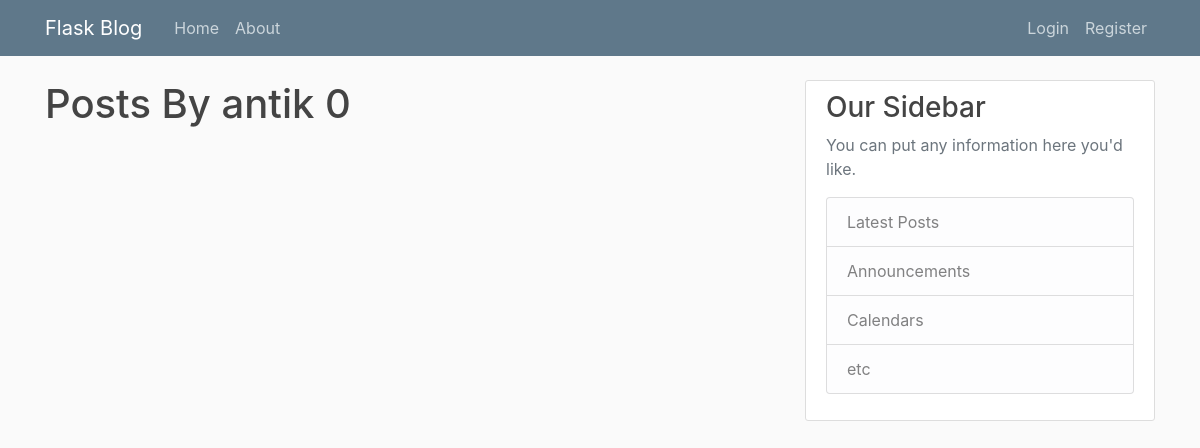
Page /user/antik on the earlier database version.
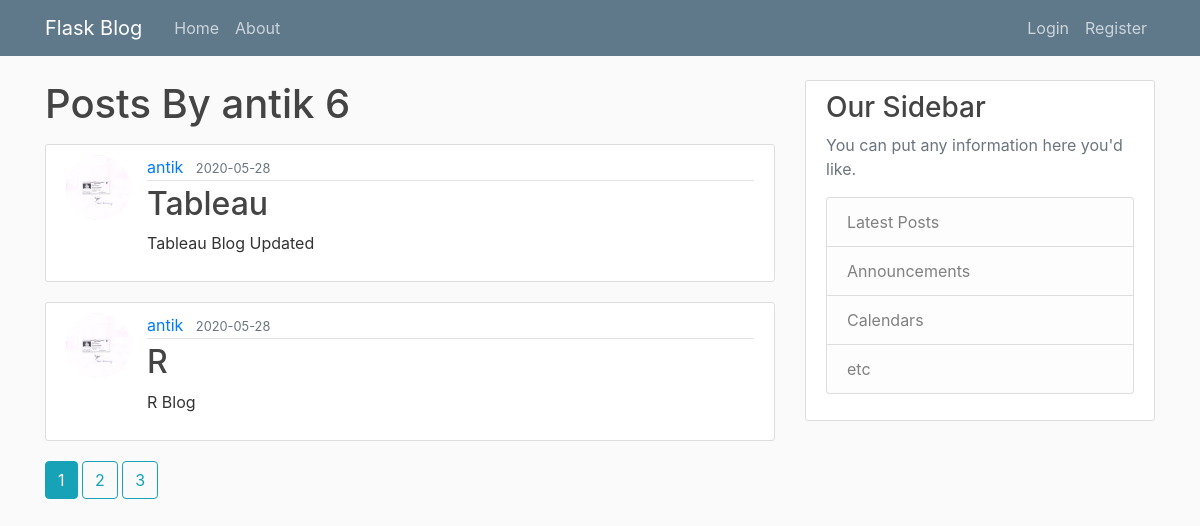
Same page on the later database version.
### flask_blog/models.py (models this page shows, shortened)
class User(db.Model,UserMixin):
    id=db.Column(db.Integer, primary_key=True)
    username=db.Column(db.String(20),unique=True,nullable=False)
    email=db.Column(db.String(120),unique=True,nullable=False)
    image_file=db.Column(db.String(20),nullable=False, default='default.jpeg')
    password=db.Column(db.String(60),nullable=False)
    posts=db.relationship('Post',backref='author',lazy=True)

class Post(db.Model):
    id=db.Column(db.Integer,primary_key=True)
    title=db.Column(db.String(100), nullable=False)
    date_posted=db.Column(db.DateTime, nullable=False,default=datetime.utcnow)
    content=db.Column(db.Text, nullable=False)
    user_id=db.Column(db.Integer, db.ForeignKey('user.id'),nullable=False)

### flask_blog/users/routes.py (the view)
@users.route("/user/<string:username>",methods=['GET'])
def user_posts(username):
    page=request.args.get('page',1,type=int)
    user=User.query.filter_by(username=username).first_or_404()
    wall_post=Post.query.filter_by(author=user).order_by(Post.date_posted.desc()).paginate(per_page=2,page=page)
    return render_template('user_posts.html',posts=wall_post,user=user)

### flask_blog/templates/user_posts.html
{% extends "layout.html" %}
{% block content %}
<h1 class="mb-3">Posts By {{ user.username }} {{ posts.total }}</h1>
{% for post in posts.items %}
  <article class="media content-section">
    <img class="rounded-circle article-img" src="{{ url_for('static',  filename='profile_pics/'+ post.author.image_file) }}" alt="">
    <div class="media-body">
      <div class="article-metadata">
        <a class="mr-2" href="{{ url_for('users.user_posts', username=post.author.username) }}">{{ post.author.username }}</a>
        <small class="text-muted">{{ post.date_posted.strftime('%Y-%m-%d') }}</small>
      </div>
      <h2><a class="article-title" href="{{ url_for('posts.post', post_id=post.id) }}">{{ post.title }}</a></h2>
      <p class="article-content">{{ post.content }}</p>
    </div>
  </article>
{% endfor %}
{%  for page_num in posts.iter_pages(left_edge=1,right_edge=1,left_current=1, right_current=2) %}
  {% if page_num %}
    {% if page_num==posts.page %}
      <a class="btn btn-info mb-4" href="{{ url_for('users.user_posts', username=user.username ,page=page_num) }}">{{ page_num }}</a>
    {% else %}
      <a class="btn btn-outline-info mb-4" href="{{ url_for('users.user_posts', username=user.username ,page=page_num) }}">{{ page_num }}</a>
    {% endif %}
  {% else %}
  ...
  {% endif %}
{% endfor %}
{% endblock content %}

### flask_blog/templates/layout.html (shortened to what this page needs)
<!DOCTYPE html>
<html>
<head>
    <link rel="stylesheet" href="https://maxcdn.bootstrapcdn.com/bootstrap/4.0.0/css/bootstrap.min.css">
    <link rel="stylesheet" type="text/css" href="{{ url_for('static', filename='main.css') }}">
</head>
<body>
    <header class="site-header">
      <nav class="navbar navbar-expand-md navbar-dark bg-steel fixed-top">
        <div class="container">
          <a class="navbar-brand mr-4" href="/">Flask Blog</a>
          <div class="collapse navbar-collapse" id="navbarToggle">
            <div class="navbar-nav mr-auto">
              <a class="nav-item nav-link" href="{{ url_for('main.home') }}">Home</a>
              <a class="nav-item nav-link" href="{{ url_for('main.about') }}">About</a>
            </div>
            <div class="navbar-nav">
              {% if current_user.is_authenticated %}
                <a class="nav-item nav-link" href="{{ url_for('posts.new_post') }}">New Post</a>
                <a class="nav-item nav-link" href="{{ url_for('users.account') }}">Account</a>
                <a class="nav-item nav-link" href="{{ url_for('users.logout') }}">Logout</a>
              {% else %}
                <a class="nav-item nav-link" href="{{ url_for('users.login') }}">Login</a>
                <a class="nav-item nav-link" href="{{ url_for('users.register') }}">Register</a>
              {% endif %}
            </div>
          </div>
        </div>
      </nav>
    </header>
    <main role="main" class="container">
      <div class="row">
        <div class="col-md-8">
          {% block content %}{% endblock %}
        </div>
        <div class="col-md-4">
          <div class="content-section">
            <h3>Our Sidebar</h3>
            <p class='text-muted'>You can put any information here you'd like.
              <ul class="list-group">
                <li class="list-group-item list-group-item-light">Latest Posts</li>
                <li class="list-group-item list-group-item-light">Announcements</li>
                <li class="list-group-item list-group-item-light">Calendars</li>
                <li class="list-group-item list-group-item-light">etc</li>
              </ul>
            </p>
          </div>
        </div>
      </div>
    </main>
</body>
</html>

### flask_blog/static/main.css (style rules this page uses)
body { background: #fafafa; color: #333333; margin-top: 5rem; }
h1, h2, h3, h4, h5, h6 { color: #444444; }
.bg-steel { background-color: #5f788a; }
.site-header .navbar-nav .nav-link { color: #cbd5db; }
.content-section { background: #ffffff; padding: 10px 20px; border: 1px solid #dddddd; border-radius: 3px; margin-bottom: 20px; }
.article-title { color: #444444; }
.article-content { white-space: pre-line; }
.article-img { height: 65px; width: 65px; margin-right: 16px; }
.article-metadata { padding-bottom: 1px; margin-bottom: 4px; border-bottom: 1px solid #e3e3e3 }

Differences in the rows shown:
added Post: image_file (picture), author.username "antik", date_posted "2020-05-28", title "Tableau", content "Tableau Blog Updated"
added Post: image_file (picture), author.username "antik", date_posted "2020-05-28", title "R", content "R Blog"
Other differences:
{{ posts.total }}: "0" → "6"
new list line: "1"
new list line: "2"
new list line: "3"
